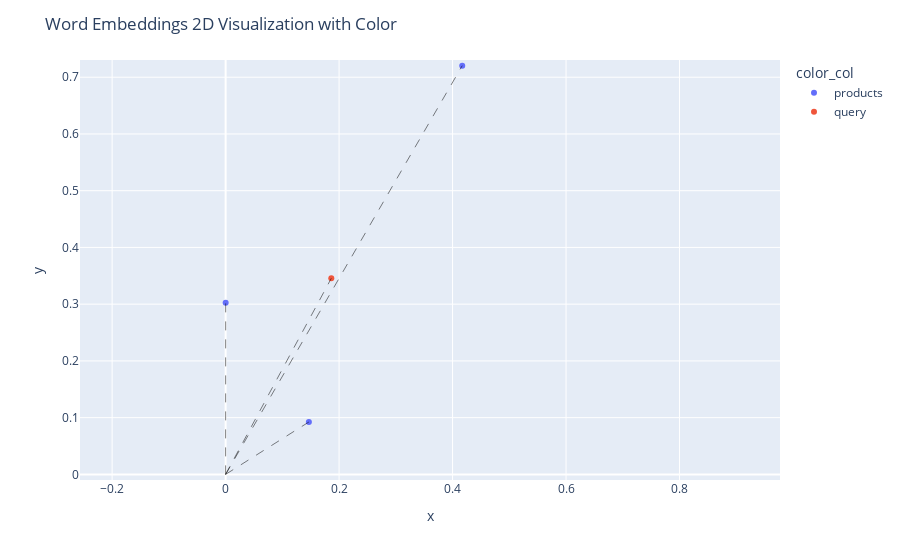

Notebook source saved alongside this figure:
### Code cell
fig.show()

### Figure 1 — Plotly figure (JSON) as saved in the notebook; plotly's stock layout.template omitted (floating-point values rounded to 4 significant figures)
{"data": [{"customdata": [[0.9995], [0.8804], [0.8704]], "hovertemplate": "color_col=products<br>x=%{x}<br>y=%{y}<br>similarity=%{customdata[0]}<extra></extra>", "legendgroup": "products", "marker": {"color": "#636efa", "symbol": "circle"}, "mode": "markers", "name": "products", "orientation": "v", "showlegend": true, "type": "scatter", "x": [0.417, 0.0001144, 0.1468], "xaxis": "x", "y": [0.7203, 0.3023, 0.09234], "yaxis": "y"}, {"customdata": [[1.0]], "hovertemplate": "color_col=query<br>x=%{x}<br>y=%{y}<br>similarity=%{customdata[0]}<extra></extra>", "legendgroup": "query", "marker": {"color": "#EF553B", "symbol": "circle"}, "mode": "markers", "name": "query", "orientation": "v", "showlegend": true, "type": "scatter", "x": [0.1863], "xaxis": "x", "y": [0.3456], "yaxis": "y"}, {"line": {"color": "black", "dash": "dash", "width": 0.5}, "marker": {"size": 0}, "mode": "lines", "showlegend": false, "type": "scatter", "x": [0, 0.417], "y": [0, 0.7203]}, {"line": {"color": "black", "dash": "dash", "width": 0.5}, "marker": {"size": 0}, "mode": "lines", "showlegend": false, "type": "scatter", "x": [0, 0.0001144], "y": [0, 0.3023]}, {"line": {"color": "black", "dash": "dash", "width": 0.5}, "marker": {"size": 0}, "mode": "lines", "showlegend": false, "type": "scatter", "x": [0, 0.1468], "y": [0, 0.09234]}, {"line": {"color": "black", "dash": "dash", "width": 0.5}, "marker": {"size": 0}, "mode": "lines", "showlegend": false, "type": "scatter", "x": [0, 0.1863], "y": [0, 0.3456]}], "layout": {"autosize": false, "legend": {"title": {"text": "color_col"}, "tracegroupgap": 0}, "margin": {"t": 60}, "title": {"text": "Word Embeddings 2D Visualization with Color"}, "xaxis": {"anchor": "y", "domain": [0, 1], "range": [-0.009886, 0.7303], "scaleanchor": "y", "scaleratio": 1, "title": {"text": "x"}}, "yaxis": {"anchor": "x", "domain": [0, 1], "range": [-0.009886, 0.7303], "scaleanchor": "x", "scaleratio": 1, "title": {"text": "y"}}}}
